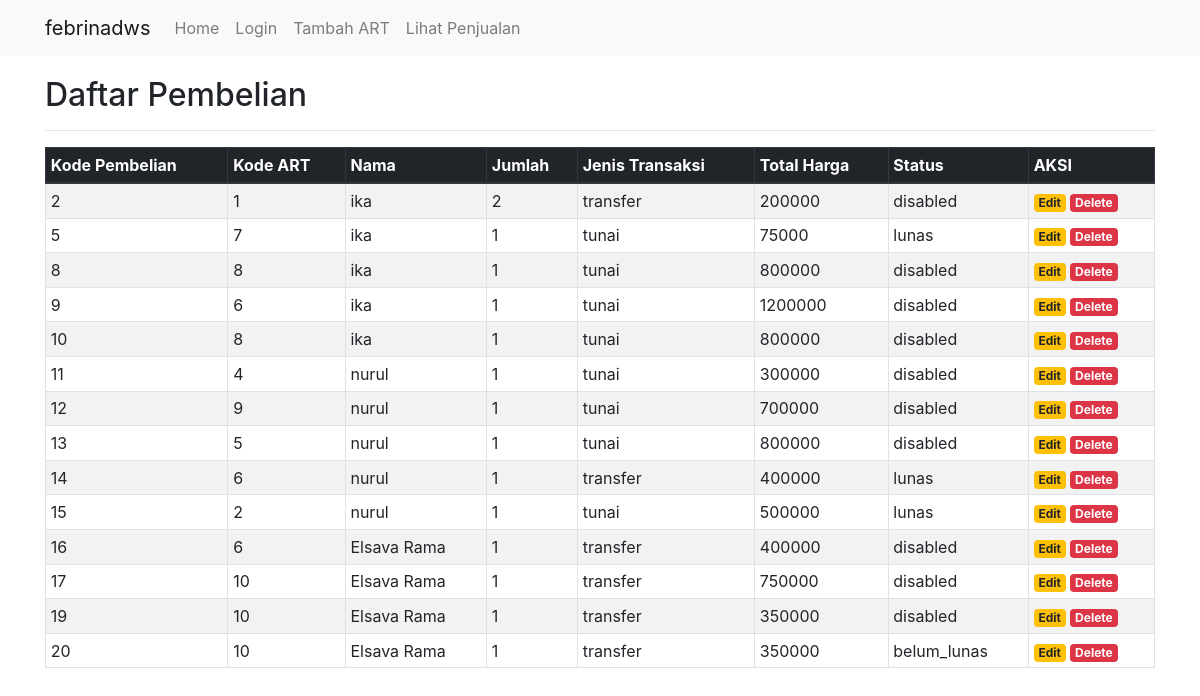
The app's page /admin.php with its own data.
### tables this page shows
CREATE TABLE `pembelian` (
  `kd_pembelian` int(11) NOT NULL,
  `kd_art` int(11) DEFAULT NULL,
  `username` varchar(50) NOT NULL,
  `jumlah` varchar(20) DEFAULT NULL,
  `jenis_tf` varchar(50) DEFAULT NULL,
  `total_harga` varchar(100) NOT NULL,
  `status` enum('lunas','belum_lunas','disabled') DEFAULT NULL
);

### admin.php (the view, shortened to what this page needs)
<?php
include('koneksi.php');session_start();
?>
<!DOCTYPE html>
<html>
<head>
    <link rel="stylesheet" href="https://stackpath.bootstrapcdn.com/bootstrap/4.1.3/css/bootstrap.min.css">
</head>
<body>
   <nav class="navbar navbar-expand-lg navbar-light bg-light">
        <div class="container">
                <a class="navbar-brand" href="#">febrinadws</a>
                <div class="collapse navbar-collapse" id="navbarSupportedContent">
                    <ul class="navbar-nav mr-auto">
                        <li class="nav-item">
                            <a class="nav-link" href="index.php">Home</a>
                 </li>
                        <?php if (isset($_SESSION['username'])):?>
                            <li class="nav-item">
                                <a class="nav-link" href="logout.php">Logout</a>
                            </li>
                        <?php else: ?>
                            <li class="nav-item">
                                <a class="nav-link" href="login.php">Login</a>
                            </li>
                        <?php endif ?>
                        <li class="nav-item">
                            <a class="nav-link" href="tambah.php">Tambah ART</a>
                        </li>
                         <li class="nav-item">
                            <a class="nav-link" href="view_pembelian.php">Lihat Penjualan</a>
                        </li>
                    </ul>
                </div>
        </div>
    </nav>
    <div class="container" style="margin-top:20px">
        <h2>Daftar Pembelian</h2>
        <hr>
        <table class="table table-striped table-hover table-sm table-bordered">
            <thead class="thead-dark">
                <tr>
                    <th>Kode Pembelian</th>
                    <th>Kode ART</th>
                    <th>Nama</th>
                    <th>Jumlah</th>
                    <th>Jenis Transaksi</th>
                    <th>Total Harga</th>
                    <th>Status</th>
                    <th>AKSI</th>
                </tr>
            </thead>
            <tbody>
                <?php
                $sql = mysqli_query($koneksi, "SELECT * FROM pembelian") or die(mysqli_error($koneksi));
                if(mysqli_num_rows($sql) > 0){
                    while($data = mysqli_fetch_assoc($sql)){
                        echo '
                        <tr>
                            <td>'.$data['kd_pembelian'].'</td>
                            <td>'.$data['kd_art'].'</td>
                            <td>'.$data['username'].'</td>
                            <td>'.$data['jumlah'].'</td>
                            <td>'.$data['jenis_tf'].'</td>
                            <td>'.$data['total_harga'].'</td>
                            <td>'.$data['status'].'</td>
                            <td>
                                <a href="edit.php?kd_pembelian='.$data['kd_pembelian'].'" class="badge badge-warning">Edit</a>
                                <a href="delete.php?kd_pembelian='.$data['kd_pembelian'].'" class="badge badge-danger" onclick="return confirm(\'Yakin ingin menghapus data ini?\')">Delete</a>
                            </td>
                        </tr>
                        ';
                    }
                }else{
                    echo '
                    <tr>
                        <td colspan="6">Tidak ada data.</td>
                    </tr>
                    ';
                }
                ?>
        </table>
    </div>
</body>
</html>

### records on screen
pembelian: kd_pembelian "2", kd_art "1", username "ika", jumlah "2", jenis_tf "transfer", total_harga "200000", status "disabled"
pembelian: kd_pembelian "5", kd_art "7", username "ika", jumlah "1", jenis_tf "tunai", total_harga "75000", status "lunas"
pembelian: kd_pembelian "8", kd_art "8", username "ika", jumlah "1", jenis_tf "tunai", total_harga "800000", status "disabled"
pembelian: kd_pembelian "9", kd_art "6", username "ika", jumlah "1", jenis_tf "tunai", total_harga "1200000", status "disabled"
pembelian: kd_pembelian "10", kd_art "8", username "ika", jumlah "1", jenis_tf "tunai", total_harga "800000", status "disabled"
pembelian: kd_pembelian "11", kd_art "4", username "nurul", jumlah "1", jenis_tf "tunai", total_harga "300000", status "disabled"
pembelian: kd_pembelian "12", kd_art "9", username "nurul", jumlah "1", jenis_tf "tunai", total_harga "700000", status "disabled"
pembelian: kd_pembelian "13", kd_art "5", username "nurul", jumlah "1", jenis_tf "tunai", total_harga "800000", status "disabled"
pembelian: kd_pembelian "14", kd_art "6", username "nurul", jumlah "1", jenis_tf "transfer", total_harga "400000", status "lunas"
pembelian: kd_pembelian "15", kd_art "2", username "nurul", jumlah "1", jenis_tf "tunai", total_harga "500000", status "lunas"
pembelian: kd_pembelian "16", kd_art "6", username "Elsava Rama", jumlah "1", jenis_tf "transfer", total_harga "400000", status "disabled"
pembelian: kd_pembelian "17", kd_art "10", username "Elsava Rama", jumlah "1", jenis_tf "transfer", total_harga "750000", status "disabled"
pembelian: kd_pembelian "19", kd_art "10", username "Elsava Rama", jumlah "1", jenis_tf "transfer", total_harga "350000", status "disabled"
pembelian: kd_pembelian "20", kd_art "10", username "Elsava Rama", jumlah "1", jenis_tf "transfer", total_harga "350000", status "belum_lunas"
